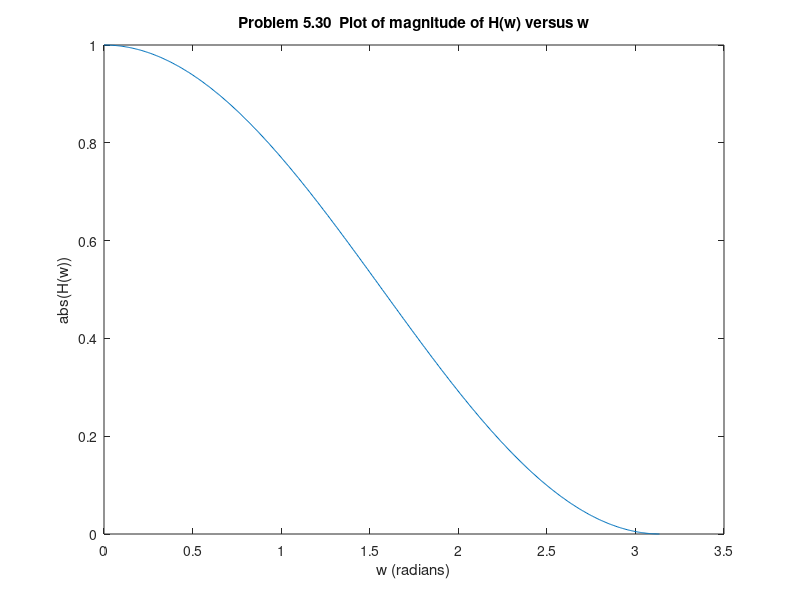
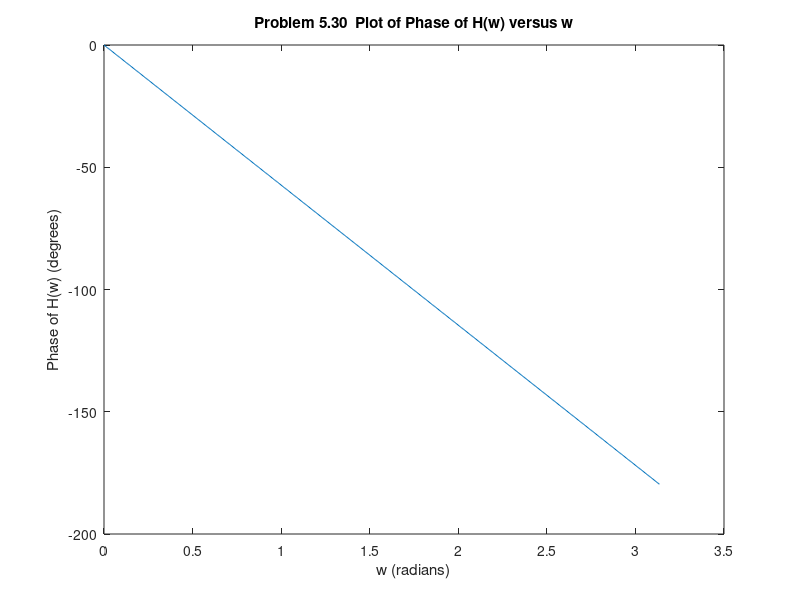

The MATLAB script that drew these images, in order:
%Author: Brian Wilcox
%Date: 2/20/2017
%Class: EECE 5666
%Problem 5.30

%Define b and a
b = [1/4 1/2 1/4];
a = 1;
N = 500;
%Compute frequency response
[H, w] = freqz(b,a, N);
%Gives raw magnitude response
mag = abs(H);
%Gives phase response in angles
phase = 180/pi * angle(H);

figure(1)
plot(w,mag)
xlabel('w (radians)');
ylabel('abs(H(w))');
title('Problem 5.30  Plot of magnitude of H(w) versus w')

figure(2)
plot(w,phase);
xlabel('w (radians)');
ylabel('Phase of H(w) (degrees)');
title('Problem 5.30  Plot of Phase of H(w) versus w')

